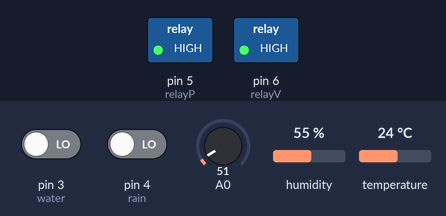
The sketch below on a simulated Arduino Uno, built with avr-gcc and run on an emulated ATmega328P. On the bench: switched loads named in the sketch (green lamp = pin HIGH). The inputs (shaded band) are chosen by the test bench; at power-on: pin 3 (water) LOW, pin 4 (rain) LOW, A0 = 51, humidity 55 %, temperature 24 °C. What the sketch prints to the serial monitor is not drawn.

Above: at 3.2 s.
3.3 s: pin 3 (water) driven HIGH
At 4.1 s:
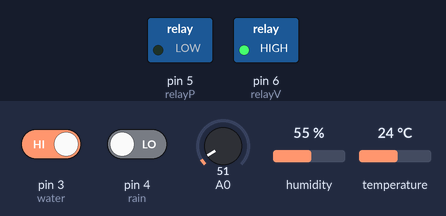
4.8 s: pin 3 (water) driven LOW
At 5.4 s:
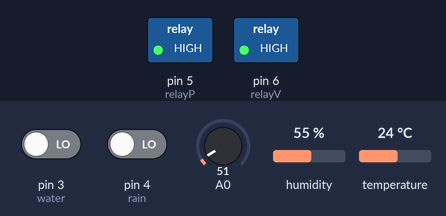
Timing chart, 0 to 7.8 s (numbered marks = the images above; inputs shaded):
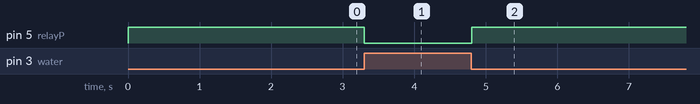

The sketch:

water_irigation_ur_number.ino
```cpp
#include <DHT.h>
#define DHTPIN 2     // what digital pin we're connected to

// Uncomment whatever type you're using!
//#define DHTTYPE DHT11   // DHT 11
#define DHTTYPE DHT22   // DHT 22  (AM2302), AM2321

DHT dht(DHTPIN, DHTTYPE);

#include <SoftwareSerial.h>
int relayP=5;
int relayV=6;
int rain=4;
int water=3;
int s=0;
float tempC;
float tempF;

int reading;
float referenceVoltage;

int tempPin = 0; //Analog pin connected to LM35


float humidity;
SoftwareSerial gprsSerial(7,8);
// Specify data and clock connections and instantiate SHT1x object

void setup()
{
   //analogReference(INTERNAL);
 //referenceVoltage = 1.1; //Set to 5, 3.3, 2.56 or 1.1 depending on analogReference Setting

gprsSerial.begin(9600); // GPRS shield baud rate
pinMode(relayP,OUTPUT);
pinMode(relayV,OUTPUT);
digitalWrite(5,HIGH);
digitalWrite(6,HIGH);
pinMode(rain,INPUT);
pinMode(water,INPUT);
Serial.begin(38400); // Open serial connection to report values to host

 dht.begin();
delay(2000);
}
void loop()
{
int rain1=digitalRead(rain);
int water1=digitalRead(water);
//reading = 0;
//
//  for(int i = 0; i < 20; i++) { // Average 10 readings for accurate reading
//     reading += analogRead(tempPin);
//     delay(20);
//  }
//delay(1500);

  // A lot of examples divide the sensor reading by 1024. This is incorrect and should be 1023. There are 1024 values including 0 so this should be 1023.
  tempC =  0.48828*analogRead(A0);

// Read values from the sensor


  // Reading temperature or humidity takes about 250 milliseconds!
  // Sensor readings may also be up to 2 seconds 'old' (its a very slow sensor)
  int humidity = dht.readHumidity();
  // Read temperature as Celsius (the default)
  float t = dht.readTemperature();
if (tempC >27 &&humidity<72 && rain1==HIGH)
{
//  Serial.println(" NO RAIN ");
//SendTextMessage();
digitalWrite(relayV,LOW);
delay(200);
}
else
{
digitalWrite(relayV,HIGH);
}
if(water1==HIGH)
{
  //Serial.println("LOW WATER");
digitalWrite(relayP,LOW);
}
else
{
digitalWrite(relayP,HIGH);
}
if (water1==HIGH && rain1 == HIGH)
{
if(s<90)
//Serial.println(" NO RAIN & LOW WATER");
//Serial.println(humidity);
SendTextMessage();
delay(5000);
s++;
//Serial.println(s);
}
else
{
s=s-s;
}
Serial.println("tem=");
Serial.println(tempC);
Serial.println("humidity=");
Serial.println(humidity);
Serial.println("rain=");
Serial.println(rain1);
Serial.println("water=");
Serial.println(water1);
}
void SendTextMessage()
{
  humidity = dht.readHumidity();
  gprsSerial.begin(9600);
  gprsSerial.print("\r");
  delay(1000);
gprsSerial.print("AT+CMGF=1\r"); // Set the shield to SMS mode
delay(1000);
// send sms message, the phone number needs to include the country code e.g. if a U.S. phone number such as (540) 898-5543 then the string must be:
// +15408985543
//gprsSerial.println("AT+CMGS = \"+919080552981\"\r");
gprsSerial.println("AT+CMGS = \"+966572804143\"\r");

delay(1000);
gprsSerial.println(" NO RAIN & LOW WATER"); //the content of the message
gprsSerial.println(" HUMIDITY =");
gprsSerial.println(humidity);
gprsSerial.println("TEMPERATURE =");
gprsSerial.println(tempC);

delay(1000);
gprsSerial.write(0x1A);//the ASCII code of the ctrl+z is 26 (required according to the datasheet)
delay(1000);
//gprsSerial.println();
// Serial.println("Text Sent.");
}
```

Measured:
- after the input at 3.3 s, pin 5 (relayP): HIGH → LOW at once
- after the input at 4.8 s, pin 5 (relayP): LOW → HIGH at once
